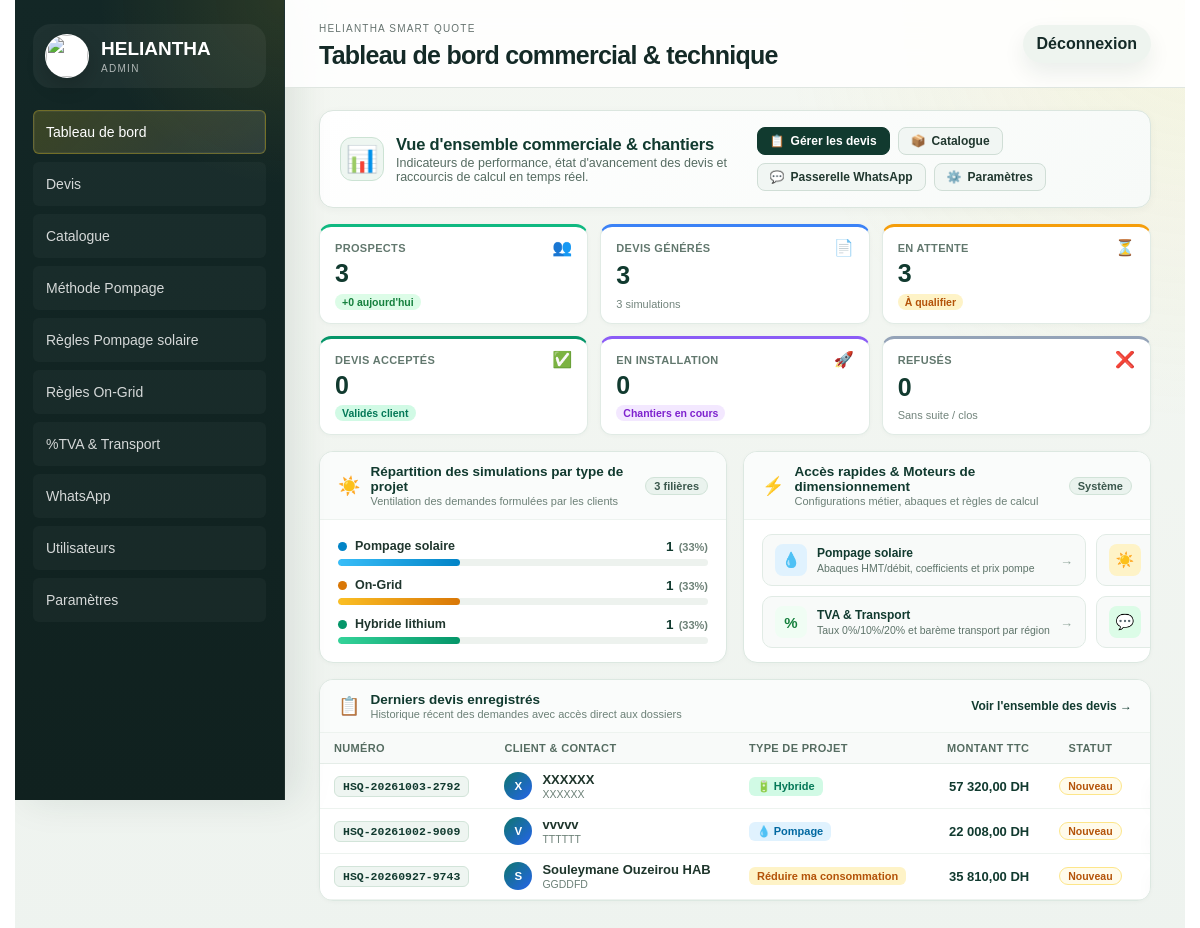
Page /admin/ (signed in) on the committed database.
### tables this page shows
CREATE TABLE quote_requests (
    id INTEGER PRIMARY KEY AUTOINCREMENT,
    quote_number TEXT NOT NULL UNIQUE,
    project TEXT NOT NULL,
    customer_name TEXT,
    phone TEXT,
    email TEXT,
    location TEXT,
    request_json TEXT NOT NULL,
    result_json TEXT NOT NULL,
    status TEXT NOT NULL DEFAULT 'Nouveau',
    created_at TEXT NOT NULL DEFAULT CURRENT_TIMESTAMP
, company TEXT, city TEXT, solution_name TEXT, amount_ht REAL, amount_ttc REAL, confidence INTEGER, reliability_json TEXT, calculation_detail_json TEXT, financial_breakdown_json TEXT, selected_equipment_json TEXT, calculator_versions_json TEXT, technical_parameters_json TEXT, quote_snapshot_json TEXT, technical_reference_json TEXT, bom_json TEXT, technical_configuration_json TEXT, compatibility_json TEXT, product_selections_json TEXT, selected_offer_level TEXT, updated_at TEXT);

### app/routes.py (the view)
@bp.get("/admin/dashboard")
@bp.get("/admin")
@bp.get("/admin/")
def admin_dashboard():
    return render_template(
        "admin/dashboard.html",
        stats=dashboard_stats(),
        project_labels=PROJECT_LABELS,
        display_quote_status=display_quote_status,
    )

### app/admin_quotes.py (called while the page is built)
def display_quote_status(status):
    return "Étude" if status == "Visite programmee" else status

### app/db.py (called while the page is built)
def get_db():
    if "db" not in g:
        database = current_app.config["DATABASE"]
        if database == ":memory:":
            with _SCHEMA_LOCK:
                memory = current_app.extensions.get("heliantha_memory_database")
                if memory is None:
                    uri = f"file:heliantha-{uuid4().hex}?mode=memory&cache=shared"
                    memory = (uri, sqlite3.connect(uri, uri=True))
                    current_app.extensions["heliantha_memory_database"] = memory
            g.db = sqlite3.connect(memory[0], uri=True)
        else:
            g.db = sqlite3.connect(database)
        g.db.row_factory = sqlite3.Row
    return g.db

def _ensure_database_initialized(db):
    app_context = has_app_context()
    if app_context and g.get("heliantha_initialized_connection") is db:
        return
    sentinel = "SELECT 1 FROM sqlite_master WHERE type = 'table' AND name = 'users' LIMIT 1"
    if db.execute(sentinel).fetchone() is None:
        with _SCHEMA_LOCK:
            if db.execute(sentinel).fetchone() is None:
                ensure_schema(db)
    if app_context:
        g.heliantha_initialized_connection = db

def get_recent_quotes_summary(limit=8, db=None):
    db = db or get_db()
    _ensure_database_initialized(db)
    try:
        limit = max(0, min(100, int(limit)))
    except (TypeError, ValueError):
        limit = 8
    return [dict(row) for row in db.execute(
        """SELECT id, quote_number, customer_name, phone, company, city, project,
                  amount_ht, amount_ttc, status, created_at
           FROM quote_requests ORDER BY id DESC LIMIT ?""",
        (limit,),
    ).fetchall()]

### app/routes.py (called while the page is built, shortened)
@bp.before_app_request
def protect_admin():
    if not request.path.startswith("/admin"):
        return None
    if request.endpoint in {"main.admin_login"}:
        return None
    if session.get("admin_user"):
        return None
    return redirect(url_for("main.admin_login", next=request.full_path))

@bp.before_request
def _limit_assistant_messages():
    if request.endpoint not in {"main.assistant_chat", "main.assistant_chat_stream"}:
        return None

### app/tax.py (called while the page is built)
def format_currency(value: Any, currency: str = "DH", decimals: int = 2) -> str:
    amount = money(value).quantize(Decimal(1).scaleb(-decimals), rounding=ROUND_HALF_UP)
    text = f"{amount:,.{decimals}f}".replace(",", " ").replace(".", ",")
    return f"{text} {currency}".strip()

### templates/admin/dashboard.html (shortened to what this page needs)
{% extends "admin/base.html" %}
{% block page_title %}Tableau de bord commercial & technique{% endblock %}
{% block content %}
<div class="db-cockpit">
  <header class="db-hero">
    <div class="db-hero-text">
      <div class="db-hero-title-row">
        <span class="db-hero-badge" aria-hidden="true">📊</span>
        <div>
          <h2>Vue d'ensemble commerciale &amp; chantiers</h2>
          <p>Indicateurs de performance, état d'avancement des devis et raccourcis de calcul en temps réel.</p>
        </div>
      </div>
    </div>
    <div class="db-hero-actions">
      <a class="db-chip db-chip-primary" href="{{ url_for('main.admin_quotes') }}">
        <span aria-hidden="true">📋</span> Gérer les devis
      </a>
      <a class="db-chip" href="{{ url_for('main.admin_catalog') }}">
        <span aria-hidden="true">📦</span> Catalogue
      </a>
      <a class="db-chip" href="{{ url_for('main.admin_whatsapp') }}">
        <span aria-hidden="true">💬</span> Passerelle WhatsApp
      </a>
      <a class="db-chip" href="{{ url_for('main.admin_settings') }}">
        <span aria-hidden="true">⚙️</span> Paramètres
      </a>
    </div>
  </header>
  <section class="db-kpi-grid" aria-label="Indicateurs clés">
    <article class="db-kpi-card kpi-emerald">
      <div class="db-kpi-top">
        <span class="db-kpi-label">Prospects</span>
        <span class="db-kpi-icon" aria-hidden="true">👥</span>
      </div>
      <div class="db-kpi-num">{{ stats.get('total_prospects', 0) }}</div>
      <div class="db-kpi-meta">
        <span class="db-kpi-pill kpi-pill-emerald">
          +{{ stats.get('new_today', 0) }} aujourd'hui
        </span>
      </div>
    </article>
    <article class="db-kpi-card kpi-blue">
      <div class="db-kpi-top">
        <span class="db-kpi-label">Devis générés</span>
        <span class="db-kpi-icon" aria-hidden="true">📄</span>
      </div>
      <div class="db-kpi-num">{{ stats.get('quotes_generated', 0) }}</div>
      <div class="db-kpi-meta">
        <span class="db-kpi-sub">{{ stats.get('simulations', 0) }} simulations</span>
      </div>
    </article>
    <article class="db-kpi-card kpi-amber">
      <div class="db-kpi-top">
        <span class="db-kpi-label">En attente</span>
        <span class="db-kpi-icon" aria-hidden="true">⏳</span>
      </div>
      <div class="db-kpi-num">{{ stats.get('pending_quotes', 0) }}</div>
      <div class="db-kpi-meta">
        <span class="db-kpi-pill kpi-pill-amber">À qualifier</span>
      </div>
    </article>
    <article class="db-kpi-card kpi-green">
      <div class="db-kpi-top">
        <span class="db-kpi-label">Devis acceptés</span>
        <span class="db-kpi-icon" aria-hidden="true">✅</span>
      </div>
      <div class="db-kpi-num">{{ stats.get('accepted_quotes', 0) }}</div>
      <div class="db-kpi-meta">
        <span class="db-kpi-pill kpi-pill-green">Validés client</span>
      </div>
    </article>
    <article class="db-kpi-card kpi-purple">
      <div class="db-kpi-top">
        <span class="db-kpi-label">En installation</span>
        <span class="db-kpi-icon" aria-hidden="true">🚀</span>
      </div>
      <div class="db-kpi-num">{{ stats.get('installing_projects', 0) }}</div>
      <div class="db-kpi-meta">
        <span class="db-kpi-pill kpi-pill-purple">Chantiers en cours</span>
      </div>
    </article>
    <article class="db-kpi-card kpi-slate">
      <div class="db-kpi-top">
        <span class="db-kpi-label">Refusés</span>
        <span class="db-kpi-icon" aria-hidden="true">❌</span>
      </div>
      <div class="db-kpi-num">{{ stats.get('refused_quotes', 0) }}</div>
      <div class="db-kpi-meta">
        <span class="db-kpi-sub">Sans suite / clos</span>
      </div>
    </article>
  </section>
  <section class="db-mid-grid">
    <article class="db-panel">
      <div class="db-panel-head">
        <div class="db-panel-head-title">
          <span class="db-panel-icon" aria-hidden="true">☀️</span>
          <div>
            <h3>Répartition des simulations par type de projet</h3>
            <small>Ventilation des demandes formulées par les clients</small>
          </div>
        </div>
        <span class="db-panel-badge">{{ stats.get('project_breakdown', [])|length }} filières</span>
      </div>
      <div class="db-panel-body">
        {% set breakdown = stats.get('project_breakdown', []) %}
        {% if breakdown %}
          {% set total_breakdown = namespace(val=0) %}
          {% for b in breakdown %}
            {% set total_breakdown.val = total_breakdown.val + (b.count or 0) %}
          {% endfor %}
          <div class="db-breakdown-list">
            {% for item in breakdown %}
              {% set pct = ((item.count / (total_breakdown.val if total_breakdown.val > 0 else 1)) * 100)|round|int %}
              <div class="db-breakdown-row">
                <div class="db-breakdown-info">
                  <div class="db-breakdown-title">
                    <span class="db-breakdown-dot db-dot-{{ item.key }}"></span>
                    <b>{{ item.label }}</b>
                  </div>
                  <div class="db-breakdown-counts">
                    <span class="db-count-num">{{ item.count }}</span>
                    <span class="db-count-pct">({{ pct }}%)</span>
                  </div>
                </div>
                <div class="db-progress-track">
                  <div class="db-progress-bar db-bar-{{ item.key }}" style="width: {{ pct if pct > 4 else 4 }}%"></div>
                </div>
              </div>
            {% endfor %}
          </div>
        {% else %}
          <div class="db-empty-state">
            <span class="db-empty-icon" aria-hidden="true">🌾</span>
            <p>Aucune simulation pour le moment.</p>
            <small>Les prochaines demandes générées apparaîtront ici automatiquement.</small>
          </div>
        {% endif %}
      </div>
    </article>
    <article class="db-panel">
      <div class="db-panel-head">
        <div class="db-panel-head-title">
          <span class="db-panel-icon" aria-hidden="true">⚡</span>
          <div>
            <h3>Accès rapides &amp; Moteurs de dimensionnement</h3>
            <small>Configurations métier, abaques et règles de calcul</small>
          </div>
        </div>
        <span class="db-panel-badge">Système</span>
      </div>
      <div class="db-panel-body">
        <div class="db-shortcuts-grid">
          <a class="db-shortcut-card" href="{{ url_for('main.admin_pumping_rules') }}">
            <div class="db-shortcut-icon s-pump">💧</div>
            <div class="db-shortcut-body">
              <b>Pompage solaire</b>
              <p>Abaques HMT/débit, coefficients et prix pompe</p>
            </div>
            <span class="db-shortcut-arrow" aria-hidden="true">→</span>
          </a>
          <a class="db-shortcut-card" href="{{ url_for('main.admin_ongrid_rules') }}">
            <div class="db-shortcut-icon s-ongrid">☀️</div>
          </a>
          <a class="db-shortcut-card" href="{{ url_for('main.admin_tva') }}">
            <div class="db-shortcut-icon s-tva">%</div>
            <div class="db-shortcut-body">
              <b>TVA &amp; Transport</b>
              <p>Taux 0%/10%/20% et barème transport par région</p>
            </div>
            <span class="db-shortcut-arrow" aria-hidden="true">→</span>
          </a>
          <a class="db-shortcut-card" href="{{ url_for('main.admin_whatsapp') }}">
            <div class="db-shortcut-icon s-wa">💬</div>
          </a>
        </div>
      </div>
    </article>
  </section>
  <section class="db-panel db-quotes-panel">
    <div class="db-panel-head">
      <div class="db-panel-head-title">
        <span class="db-panel-icon" aria-hidden="true">📋</span>
        <div>
          <h3>Derniers devis enregistrés</h3>
          <small>Historique récent des demandes avec accès direct aux dossiers</small>
        </div>
      </div>
      <a class="db-btn-link" href="{{ url_for('main.admin_quotes') }}">
        Voir l'ensemble des devis &rarr;
      </a>
    </div>
    <div class="table-wrap db-table-wrap">
      <table class="db-table">
        <thead>
          <tr>
            <th scope="col">Numéro</th>
            <th scope="col">Client &amp; Contact</th>
            <th scope="col">Type de projet</th>
            <th scope="col" class="db-th-num">Montant TTC</th>
            <th scope="col" class="db-th-status">Statut</th>
            <th scope="col" class="db-th-action">Action</th>
          </tr>
        </thead>
        <tbody>
          {% set latest = stats.get('latest_quotes', []) %}
          {% for q in latest %}
            {% set cname = q.customer_name or "-" %}
            {% set cinitial = (q.customer_name or "C")[:1]|upper %}
            {% set status_label = display_quote_status(q.status) %}
            <tr class="db-quote-row">
              <td class="db-td-ref">
                <a class="db-ref-pill" href="{{ url_for('main.admin_quote_detail', quote_id=q.id) }}">
                  {{ q.quote_number }}
                </a>
              </td>
              <td class="db-td-client">
                <div class="db-client-group">
                  <span class="crm-avatar db-avatar-sm">{{ cinitial }}</span>
                  <div class="db-client-meta">
                    <span class="db-client-name">{{ cname }}</span>
                    {% if q.company or q.city %}
                      <small class="db-client-sub">{{ [q.company, q.city]|select|join(' · ') }}</small>
                    {% elif q.phone %}
                      <small class="db-client-sub">{{ q.phone }}</small>
                    {% endif %}
                  </div>
                </div>
              </td>
              <td class="db-td-project">
                <span class="db-project-tag tag-{{ q.project }}">
                  {% if q.project == 'pumping' %}💧 Pompage
                  {% elif q.project == 'ongrid' %}☀️ On-Grid
                  {% elif q.project == 'hybrid' %}🔋 Hybride
                  {% else %}{{ project_labels.get(q.project, q.project) }}{% endif %}
                </span>
              </td>
              <td class="db-td-amount db-th-num">
                <b>{{ (q.amount_ttc or 0)|format_currency }}</b>
              </td>
              <td class="db-td-status db-th-status">
                <span class="status db-status-tag status-{{ q.status|lower|replace(' ', '-') }}">
                  {{ status_label }}
                </span>
              </td>
              <td class="db-td-action db-th-action">
              </td>
            </tr>
          {% else %}
            <tr>
              <td colspan="6" class="db-empty-td">
                <p class="muted">Aucun devis enregistré pour le moment.</p>
              </td>
            </tr>
          {% endfor %}
        </tbody>
      </table>
    </div>
  </section>
</div>
{% endblock %}

### rows in the picture
quote_requests: quote_number "HSQ-20261003-2792", cinitial "X", customer_name "XXXXXX", company+city "XXXXXX", project "🔋 Hybride", amount_ttc "57 320,00 DH", status "Nouveau"
quote_requests: quote_number "HSQ-20261002-9009", cinitial "V", customer_name "vvvvv", company+city "TTTTTT", project "💧 Pompage", amount_ttc "22 008,00 DH", status "Nouveau"
quote_requests: quote_number "HSQ-20260927-9743", cinitial "S", customer_name "Souleymane Ouzeirou HAB", company+city "GGDDFD", get "Réduire ma consommation", amount_ttc "35 810,00 DH", status "Nouveau"

### other values in the picture
{{ stats.get('total_prospects', 0) }} "3"
{{ stats.get('new_today', 0) }} "0"
{{ stats.get('quotes_generated', 0) }} "3"
{{ stats.get('simulations', 0) }} "3"
{{ stats.get('pending_quotes', 0) }} "3"
{{ stats.get('accepted_quotes', 0) }} "0"
{{ stats.get('installing_projects', 0) }} "0"
{{ stats.get('refused_quotes', 0) }} "0"
{{ stats.get('project_breakdown', [])|length }} "3"
{{ item.label }} "Pompage solaire" "On-Grid" "Hybride lithium"
{{ item.count }} "1" "1" "1"
{{ pct }} "33" "33" "33"
